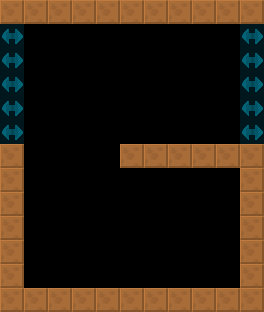

This game map was drawn from its Tiled (.tmx) file and the tilesets committed beside it. A one-line description and the trimmed map source follow:
An orthogonal 11x13 tile map with 24x24 px tiles, 2 tile layers (col, lnk), 2 tilesets and 2 objects (KeyLockedDoor, FixedLoot).

<map version="1.4" tiledversion="1.4.2" orientation="orthogonal" renderorder="right-down" width="11" height="13" tilewidth="24" tileheight="24" infinite="0" nextlayerid="4" nextobjectid="8">
 <tileset firstgid="6" source="../../lnk.tsx" />
 <tileset firstgid="1" source="../../col.tsx" />
 <layer id="1" name="col" width="11" height="13">
  <data>[143 cells, 39 non-empty, 1 distinct tile ids]</data>
 </layer>
 <layer id="2" name="lnk" width="11" height="13" opacity="0.5">
  <data>[143 cells, 10 non-empty, 1 distinct tile ids]</data>
 </layer>
 <objectgroup id="3" name="markers" opacity="0.5">
  <object id="1" name="KeyLockedDoor" type="KeyLockedDoor" x="120" y="264" width="24" height="24">
   <properties>
    <property name="yr" value="0" />
    <property name="xr" value="0" />
    <property name="item" value="PrisonDepthsKey2" />
   </properties>
  </object>
  <object id="2" name="FixedLoot" type="FixedLoot" x="192" y="264" width="24" height="24">
   <properties>
    <property name="yr" value="0" />
    <property name="xr" value="0" />
    <property name="item" value="AnyUp" />
   </properties>
  </object>
 </objectgroup>
</map>
